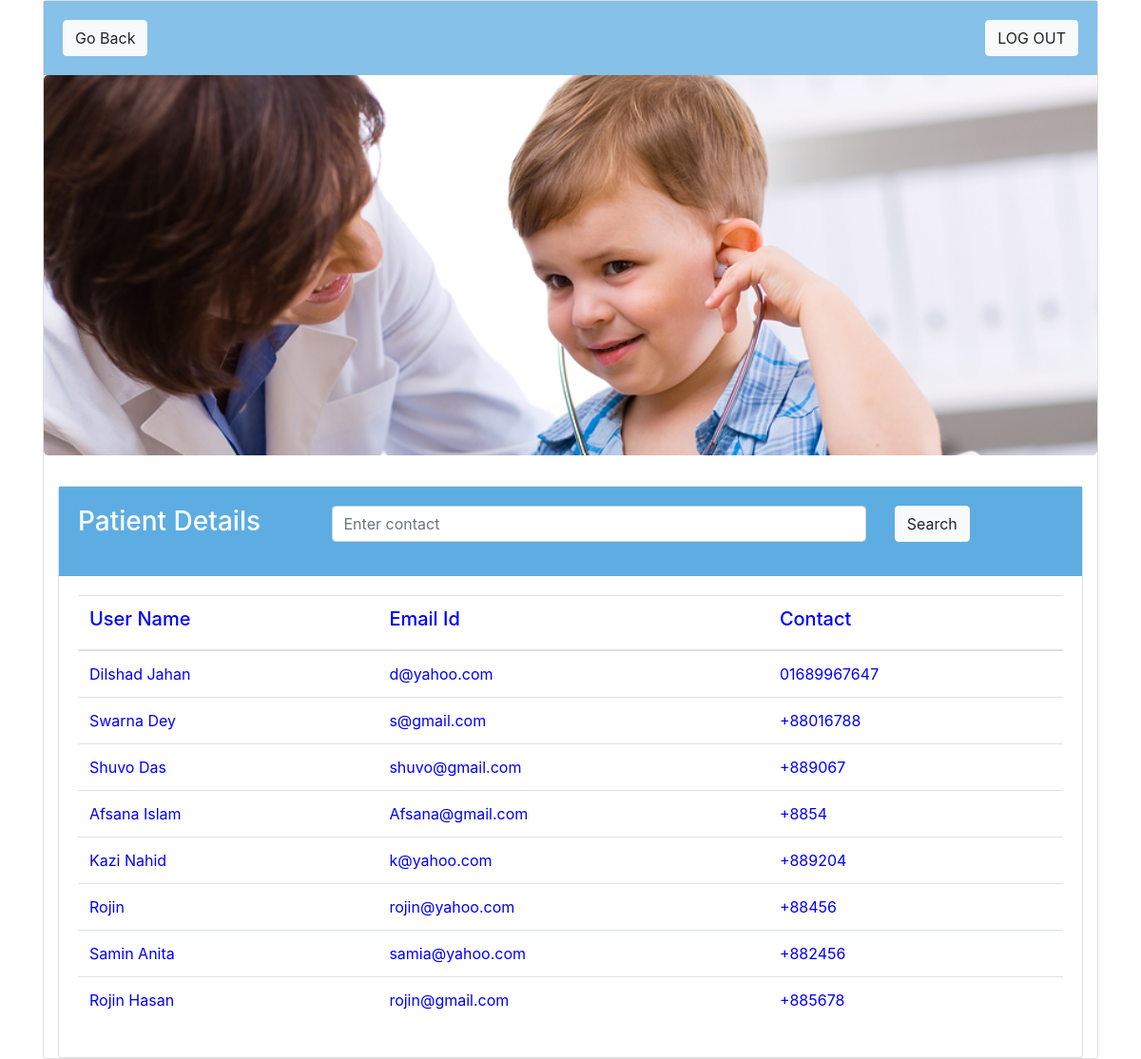
The page /pms/dpatient_details.php on the database its author committed.
### tables this page shows
CREATE TABLE `doctorapp` (
  `username` varchar(40) NOT NULL,
  `password` varchar(40) NOT NULL,
  `email` varchar(40) NOT NULL,
  `contact` varchar(40) NOT NULL,
  `docapp` varchar(40) NOT NULL,
  `payment` varchar(40) NOT NULL,
  `prescription` longblob NOT NULL
);

### pms/dfunc.php (the view)
<?php
$con=mysqli_connect("localhost","root","","pmsdb");
function get_patient_details(){
	global $con;
	$query="select * from doctorapp";
	$result=mysqli_query($con,$query);
	while ($row=mysqli_fetch_array($result)){
	$username=$row['username'];
	$email=$row['email'];
	$contact=$row['contact'];
	echo "<tr>
      <td>$username</td>
      <td>$email</td>
      <td>$contact</td>
    </tr>";
	}
}
?>

### pms/dpatient_details.php (shortened to what this page needs)
<!DOCTYPE html>
<?php include("dfunc.php");?>
<html>
<head>
	<link rel="stylesheet" href="https://maxcdn.bootstrapcdn.com/bootstrap/4.0.0/css/bootstrap.min.css">
</head>
<body>
	<div class="container">
		<div class="card">
		<div class="card-body" style="background-color:#85C1E9 ">
			<div class="row">
				<div class="col-md-1">
			<a href="dadmin_panel.php" class="btn btn-light"> Go Back </a>
		</div>
		<div class="col-md-11" style="text-align: right">
			<a href="docindex.php" class="btn btn-light"> LOG OUT </a>
	</div>
</div>
</div>
		<div class="jumbotron" style="background:url('images/C.png') no-repeat;background-size:cover; height:400px;"></div>
	<div class="container">
		<div class="card">
		<div class="card-body" style="background-color:#5DADE2;color:#ffffff;">
			<div class="row">
		<div class="col-md-3"><h3>Patient Details</h3></div>
		<div class="col-md-8">
			<form class="form-group" action="dpatient_search.php" method="post">
				<div class="row">
				<div class="col-md-10"><input type="text" name="search" class="form-control" placeholder="Enter contact" required autofocus></div>
				<div class="col-md-2"><input type="submit" name="patient_search_submit" class="btn btn-light" value="Search"></div></div>
			</form>
	</div>
</div>
</div>
	<div class="card-body" style="background-color:;color:blue;">
	<table class="table table-hover">
  <thead>
    <tr>
      <th scope="col"><h5>User Name</h5></th>
      <th scope="col"><h5>Email Id</h5></th>
      <th scope="col"><h5>Contact</h5></th>
    </tr>
  </thead>
  <tbody>
    <?php get_patient_details(); ?>
  </tbody>
</table>
</div>
</div>
</body>
</html>

### rows shown on the page
doctorapp: username "Dilshad Jahan", email "d@yahoo.com", contact "01689967647"
doctorapp: username "Swarna Dey", email "s@gmail.com", contact "+88016788"
doctorapp: username "Shuvo Das", email "shuvo@gmail.com", contact "+889067"
doctorapp: username "Afsana Islam", email "Afsana@gmail.com", contact "+8854"
doctorapp: username "Kazi Nahid", email "k@yahoo.com", contact "+889204"
doctorapp: username "Rojin", email "rojin@yahoo.com", contact "+88456"
doctorapp: username "Samin Anita", email "samia@yahoo.com", contact "+882456"
doctorapp: username "Rojin Hasan", email "rojin@gmail.com", contact "+885678"
